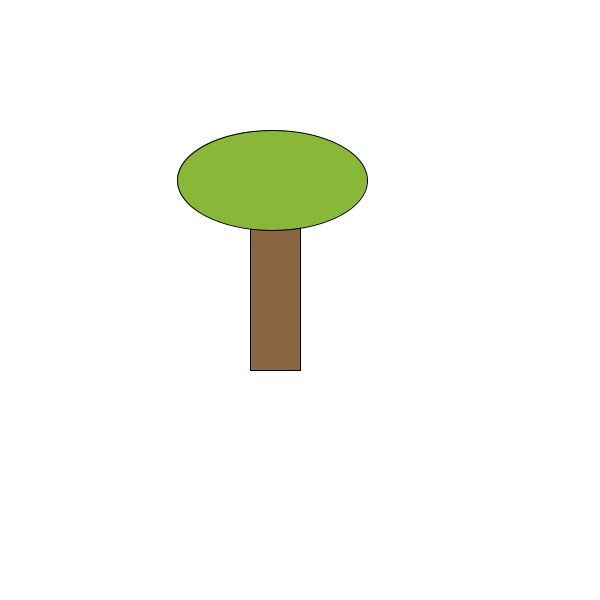
Frame 1 (no input)
Frame 60 (the mouse pressed at the canvas centre just before this capture): identical to frame 1, image omitted
Frame 120 (the mouse held since frame 60 and released just before this capture): identical to frame 1, image omitted

The Processing sketch that drew this single still picture (run headless with seeded random() and noise(); from frame 60 on, the mouse is pressed at the canvas centre):

// Processing sketch: HO9_opdracht_9
// ── HO9_opdracht_9.pde
void setup(){
  size(600,600);
  
}

void draw(){
  background (255,255,255);
  stroke(0,0,0);
  boom(150,200,250,120);
}

void boom (int x1, int y1, int x2, int y2){
  fill (138,102,66);
  rect (250,200,50,170);
  fill (137,183,55);
  ellipse(272,180,190,100);
}
 
